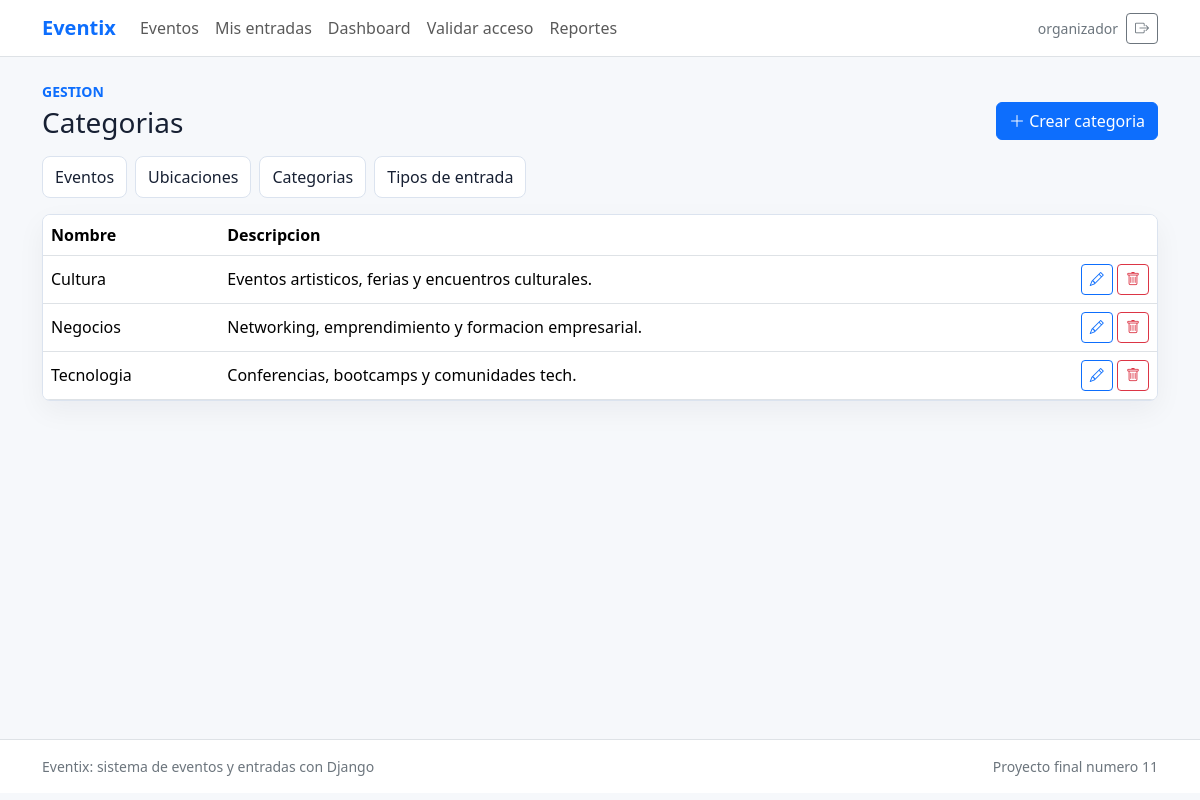
Screenshot of /gestion/categorias/ (signed in) with the database file from the repository.
### eventos/models.py (models this page shows, shortened)
class Categoria(models.Model):
    nombre = models.CharField(max_length=80, unique=True)
    descripcion = models.TextField(blank=True)
    class Meta:
        ordering = ['nombre']
        verbose_name = 'categoria'
        verbose_name_plural = 'categorias'

### eventos/views.py (the view)
# urls.py: path('gestion/categorias/', views.categorias_admin, name='categorias_admin'),
@login_required
@organizador_required
def categorias_admin(request):
    return render(request, 'eventos/categorias_admin.html', {'categorias': Categoria.objects.all()})

### eventos/context_processors.py (called while the page is built)
def roles(request):
    user = request.user
    es_organizador = False
    if user.is_authenticated:
        es_organizador = user.is_staff or user.groups.filter(name='Organizador').exists()
    return {'es_organizador': es_organizador}

### eventos/views.py (called while the page is built)
def es_organizador(user):
    return user.is_authenticated and (
        user.is_staff or user.groups.filter(name='Organizador').exists()
    )

### eventos/templates/eventos/categorias_admin.html (shortened to what this page needs)
{% extends 'base.html' %}
{% block content %}
<div class="manager-heading">
  <div>
    <p class="text-uppercase small fw-semibold text-primary mb-1">Gestion</p>
    <h1 class="h3 mb-0">Categorias</h1>
  </div>
  <a class="btn btn-primary" href="{% url 'categoria_crear' %}"><i class="bi bi-plus-lg"></i> Crear categoria</a>
</div>
<div class="manager-tabs mb-3">
  <a href="{% url 'eventos_admin' %}">Eventos</a>
  <a href="{% url 'ubicaciones_admin' %}">Ubicaciones</a>
  <a href="{% url 'categorias_admin' %}">Categorias</a>
  <a href="{% url 'tipos_admin' %}">Tipos de entrada</a>
</div>
<div class="table-responsive data-panel">
  <table class="table align-middle mb-0">
    <thead><tr><th>Nombre</th><th>Descripcion</th><th></th></tr></thead>
    <tbody>
      {% for categoria in categorias %}
        <tr>
          <td>{{ categoria.nombre }}</td>
          <td>{{ categoria.descripcion|default:'Sin descripcion' }}</td>
          <td class="text-end">
            <a class="btn btn-sm btn-outline-primary" href="{% url 'categoria_editar' categoria.pk %}"><i class="bi bi-pencil"></i></a>
            <a class="btn btn-sm btn-outline-danger" href="{% url 'categoria_eliminar' categoria.pk %}"><i class="bi bi-trash"></i></a>
          </td>
        </tr>
      {% endfor %}
    </tbody>
  </table>
</div>
{% endblock %}

### templates/base.html (shortened to what this page needs)
{% load static %}
<!doctype html>
<html lang="es">
<head>
  <link href="https://cdn.jsdelivr.net/npm/bootstrap@5.3.6/dist/css/bootstrap.min.css" rel="stylesheet">
  <link href="https://cdn.jsdelivr.net/npm/bootstrap-icons@1.11.3/font/bootstrap-icons.min.css" rel="stylesheet">
  <link href="{% static 'css/styles.css' %}" rel="stylesheet">
</head>
<body>
  <nav class="navbar navbar-expand-lg navbar-light bg-white border-bottom sticky-top">
    <div class="container">
      <a class="navbar-brand fw-bold text-primary" href="{% url 'home' %}">Eventix</a>
      <div class="collapse navbar-collapse" id="navbarMain">
        <ul class="navbar-nav me-auto mb-2 mb-lg-0">
          <li class="nav-item"><a class="nav-link" href="{% url 'home' %}">Eventos</a></li>
          {% if user.is_authenticated %}
            <li class="nav-item"><a class="nav-link" href="{% url 'mis_entradas' %}">Mis entradas</a></li>
          {% endif %}
          {% if es_organizador %}
            <li class="nav-item"><a class="nav-link" href="{% url 'dashboard' %}">Dashboard</a></li>
            <li class="nav-item"><a class="nav-link" href="{% url 'validar_acceso' %}">Validar acceso</a></li>
            <li class="nav-item"><a class="nav-link" href="{% url 'reportes' %}">Reportes</a></li>
          {% endif %}
        </ul>
        <div class="d-flex align-items-center gap-2">
          {% if user.is_authenticated %}
            <span class="small text-secondary d-none d-md-inline">{{ user.username }}</span>
            <form method="post" action="{% url 'logout' %}">
              <button class="btn btn-outline-secondary btn-sm" title="Cerrar sesion">
                <i class="bi bi-box-arrow-right"></i>
              </button>
            </form>
          {% else %}
            <a class="btn btn-outline-primary btn-sm" href="{% url 'login' %}">Entrar</a>
            <a class="btn btn-primary btn-sm" href="{% url 'registro' %}">Registro</a>
          {% endif %}
        </div>
      </div>
    </div>
  </nav>
  <main class="page-shell">
    <div class="container py-4">
      {% block content %}{% endblock %}
    </div>
  </main>
  <footer class="border-top bg-white py-3">
    <div class="container small text-secondary d-flex flex-column flex-md-row justify-content-between gap-2">
      <span>Eventix: sistema de eventos y entradas con Django</span>
      <span>Proyecto final numero 11</span>
    </div>
  </footer>
</body>
</html>

### static/css/styles.css (style rules this page uses)
:root { --ink: #172033; --muted: #64748b; --paper: #ffffff; --soft: #f6f8fb; --line: #dbe3ef; --primary: #2563eb; --teal: #0f766e; --amber: #f59e0b; }
body { background: var(--soft); color: var(--ink); }
.page-shell { min-height: calc(100vh - 118px); }
.navbar-brand { letter-spacing: 0; }
.filter-bar, .auth-panel, .checkout-panel, .form-panel, .delete-panel, .side-panel, .detail-panel, .data-panel, .chart-panel, .ticket-main, .ticket-qr { background: var(--paper); border: 1px solid var(--line); border-radius: 8px; box-shadow: 0 10px 28px rgba(15, 23, 42, .05); }
.manager-heading { display: flex; justify-content: space-between; align-items: end; gap: 16px; margin-bottom: 16px; }
.manager-tabs { display: flex; flex-wrap: wrap; gap: 8px; }
.manager-tabs a { color: var(--ink); text-decoration: none; border: 1px solid var(--line); border-radius: 8px; padding: 8px 12px; background: var(--paper); }

### rows the page displays
Categoria: nombre "Cultura", descripcion "Eventos artisticos, ferias y encuentros culturales."
Categoria: nombre "Negocios", descripcion "Networking, emprendimiento y formacion empresarial."
Categoria: nombre "Tecnologia", descripcion "Conferencias, bootcamps y comunidades tech."

### other values shown
{{ user.username }} "organizador"
